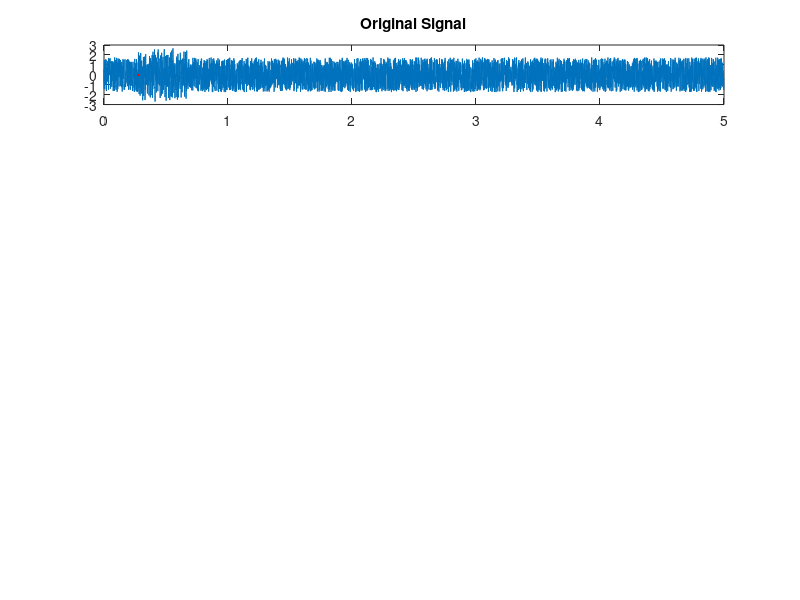

MATLAB code to generate this figure: (Note: this script raises an error after producing the figure.)
% Create Noise Signal and embed sine wave in it at a random location
npts=5000; % # points in signal
srate=1000; % sample rate (Hz)
dur=npts/srate; % signal duration in sec
amp_n=3.5; % noise amplitude
amp_t=1.0; % sine wave amplitude
freq=100; % sine wave frequency
sinepts=400; % # points in sine wave

t=[0:npts-1]/srate; % signal time base
sine_t=[0:sinepts-1]/srate; % sine wave time base
noise=(rand(1,npts)-.5)*amp_n; %noise signal
sinewave=amp_t*(sin(2*pi*freq*sine_t)); % sine wave
% random location of sinewave
sinepos=floor(rand(1,1)*(npts-sinepts))+1;
signal = noise; % make signal equal to noise
endsine = sinepos + sinepts-1; %calc index end of sine wave
% add sinewave to signal starting at index sinepos
signal(sinepos:endsine) = signal(sinepos:endsine) + sinewave;

% Plot signal
subplot(5,1,1)
plot(t,signal);
hold on
%plot red dot on location of sine wave start
plot(sinepos/srate,0,'.r');
hold off
title('Original Signal');


% Step 1: Filter signal
hbandwidth=5; %half bandwidth
nyquist=srate/2;
ntaps=200;
hpf=(freq-hbandwidth)/nyquist;
lpf=(freq+hbandwidth)/nyquist;
[b,a]=fir1(ntaps, [hpf lpf]); %calc filter coefficients
signal_f=filter(b,a,signal); %filter signal
subplot(5,1,2)
plot(t,signal_f); %plot filtered signal
hold on
%plot red dot on location of sine wave
plot(sinepos/srate,0,'.r');
hold off
title('Step 1. Filter Signal');



signal_r=abs(signal_f); %abs value of filtered signal
subplot(5,1,3)
plot(t,signal_r); %plot filtered signal
hold on
%plot red dot on location of sine wave
plot(sinepos/srate,0,'.r');
hold off
title('Step 2. Rectify Signal');


% Step 3: Low-pass filter rectified signal
lpf=10/nyquist; % low-pass filter corner frequency
npoles=6;
[b,a]=butter(npoles, lpf); % Butterworth filter coeff
signal_env=filter(b,a,signal_r); %Filter signal
subplot(5,1,4)
plot(t,signal_env); %plot filtered signal
hold on
%plot red dot on location of sine wave
plot(sinepos/srate,0,'.r');
hold off
title('Step 3. Envelope Signal');



% Step 4: Threshold signal
threshold=amp_t/2;
gated=(signal_env>threshold);
subplot(5,1,5)
plot(t,signal_env); %plot filtered signal
hold on
%plot red dot on location of sine wave
plot(sinepos/srate,0,'.r');
plot(t, gated, 'r'); % plot threshold signal
hold off
title('Step 4. Threshold Signal');
xlabel('Time (s)');


d_gated=diff(gated);
plot(d_gated);

find(d_gated==1)

find(d_gated == -1)

abs(find(d_gated==1) - find(d_gated == -1))



